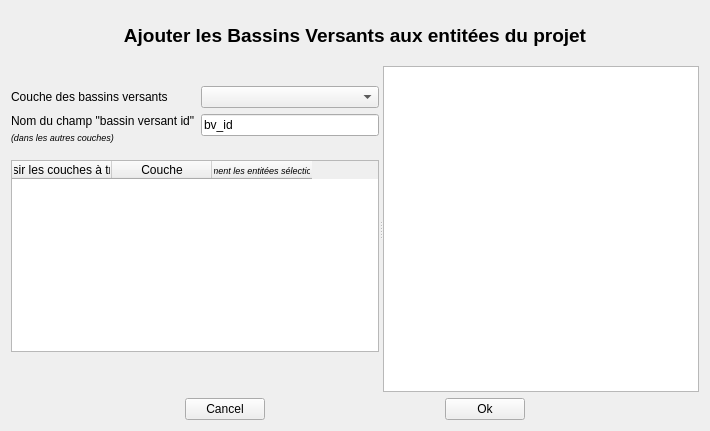
<?xml version="1.0" encoding="UTF-8"?>
<ui version="4.0">
 <class>add_bv_form</class>
 <widget class="QWidget" name="add_bv_form">
  <property name="geometry">
   <rect>
    <x>0</x>
    <y>0</y>
    <width>710</width>
    <height>431</height>
   </rect>
  </property>
  <property name="windowTitle">
   <string>Ajouter les bassins versants aux entitées du projet</string>
  </property>
  <layout class="QVBoxLayout" name="verticalLayout_2">
   <item>
    <widget class="QLabel" name="label_3">
     <property name="maximumSize">
      <size>
       <width>16777215</width>
       <height>50</height>
      </size>
     </property>
     <property name="text">
      <string>&lt;html&gt;&lt;head/&gt;&lt;body&gt;&lt;p align=&quot;center&quot;&gt;&lt;span style=&quot; font-size:14pt; font-weight:600;&quot;&gt;Ajouter les Bassins Versants aux entitées du projet&lt;/span&gt;&lt;/p&gt;&lt;/body&gt;&lt;/html&gt;</string>
     </property>
    </widget>
   </item>
   <item>
    <widget class="QSplitter" name="splitter">
     <property name="orientation">
      <enum>Qt::Horizontal</enum>
     </property>
     <widget class="QWidget" name="layoutWidget">
      <layout class="QVBoxLayout" name="verticalLayout">
       <item>
        <spacer name="verticalSpacer_3">
         <property name="orientation">
          <enum>Qt::Vertical</enum>
         </property>
         <property name="sizeType">
          <enum>QSizePolicy::Fixed</enum>
         </property>
         <property name="sizeHint" stdset="0">
          <size>
           <width>20</width>
           <height>20</height>
          </size>
         </property>
        </spacer>
       </item>
       <item>
        <layout class="QFormLayout" name="formLayout">
         <item row="1" column="0">
          <widget class="QLabel" name="label_2">
           <property name="text">
            <string>&lt;html&gt;
&lt;head/&gt;
&lt;body&gt;
&lt;p style=&quot;margin-bottom: 2px;&quot;&gt;Nom du champ &quot;bassin versant id&quot;&lt;/p&gt;
&lt;p style=&quot;margin-top: 0;&quot;&gt;
&lt;span style=&quot;font-size:7pt; font-style:italic;&quot;&gt;(dans les autres couches)&lt;/span&gt;
&lt;/p&gt;
&lt;/body&gt;
&lt;/html&gt;</string>
           </property>
          </widget>
         </item>
         <item row="1" column="1">
          <widget class="QLineEdit" name="le_bv_field">
           <property name="text">
            <string>bv_id</string>
           </property>
          </widget>
         </item>
         <item row="0" column="0">
          <widget class="QLabel" name="label">
           <property name="text">
            <string>Couche des bassins versants</string>
           </property>
          </widget>
         </item>
         <item row="0" column="1">
          <widget class="QComboBox" name="cb_bv_layer"/>
         </item>
        </layout>
       </item>
       <item>
        <spacer name="verticalSpacer">
         <property name="orientation">
          <enum>Qt::Vertical</enum>
         </property>
         <property name="sizeType">
          <enum>QSizePolicy::Fixed</enum>
         </property>
         <property name="sizeHint" stdset="0">
          <size>
           <width>20</width>
           <height>10</height>
          </size>
         </property>
        </spacer>
       </item>
       <item>
        <widget class="QTableWidget" name="tableWidget">
         <column>
          <property name="text">
           <string>Choisir les couches à traiter</string>
          </property>
         </column>
         <column>
          <property name="text">
           <string>Couche</string>
          </property>
         </column>
         <column>
          <property name="text">
           <string>(Seulement les entitées sélectionnées)</string>
          </property>
          <property name="font">
           <font>
            <pointsize>7</pointsize>
            <italic>true</italic>
           </font>
          </property>
         </column>
        </widget>
       </item>
       <item>
        <spacer name="verticalSpacer_2">
         <property name="orientation">
          <enum>Qt::Vertical</enum>
         </property>
         <property name="sizeHint" stdset="0">
          <size>
           <width>20</width>
           <height>40</height>
          </size>
         </property>
        </spacer>
       </item>
      </layout>
     </widget>
     <widget class="QTextBrowser" name="textBrowser"/>
    </widget>
   </item>
   <item>
    <layout class="QHBoxLayout" name="horizontalLayout_2">
     <item>
      <spacer name="horizontalSpacer">
       <property name="orientation">
        <enum>Qt::Horizontal</enum>
       </property>
       <property name="sizeHint" stdset="0">
        <size>
         <width>40</width>
         <height>20</height>
        </size>
       </property>
      </spacer>
     </item>
     <item>
      <widget class="QPushButton" name="pb_cancel">
       <property name="text">
        <string>Cancel</string>
       </property>
      </widget>
     </item>
     <item>
      <spacer name="horizontalSpacer_2">
       <property name="orientation">
        <enum>Qt::Horizontal</enum>
       </property>
       <property name="sizeHint" stdset="0">
        <size>
         <width>40</width>
         <height>20</height>
        </size>
       </property>
      </spacer>
     </item>
     <item>
      <widget class="QPushButton" name="pb_ok">
       <property name="text">
        <string>Ok</string>
       </property>
      </widget>
     </item>
     <item>
      <spacer name="horizontalSpacer_3">
       <property name="orientation">
        <enum>Qt::Horizontal</enum>
       </property>
       <property name="sizeHint" stdset="0">
        <size>
         <width>40</width>
         <height>20</height>
        </size>
       </property>
      </spacer>
     </item>
    </layout>
   </item>
  </layout>
 </widget>
 <resources/>
 <connections/>
</ui>
